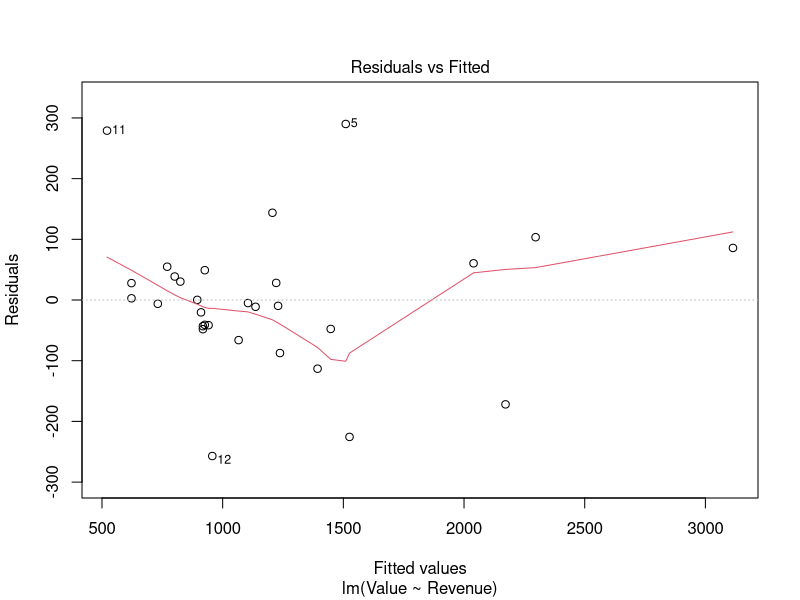
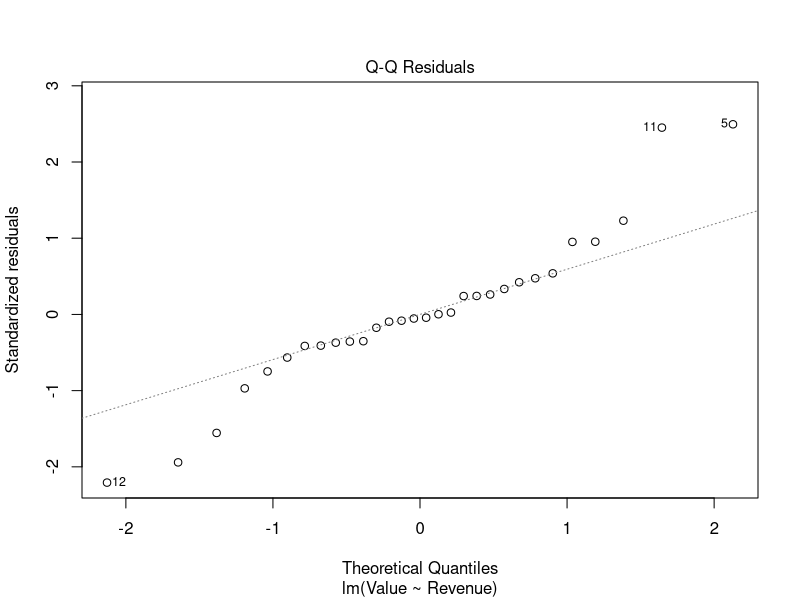
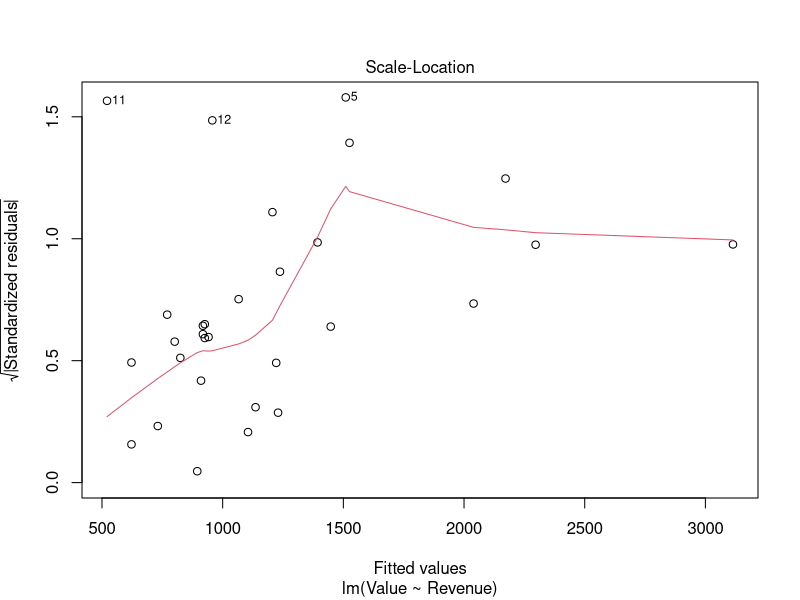
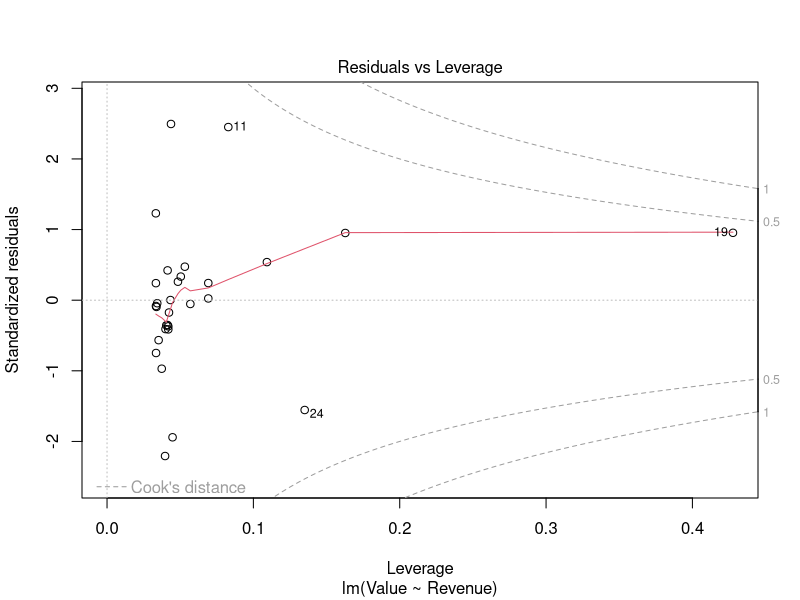
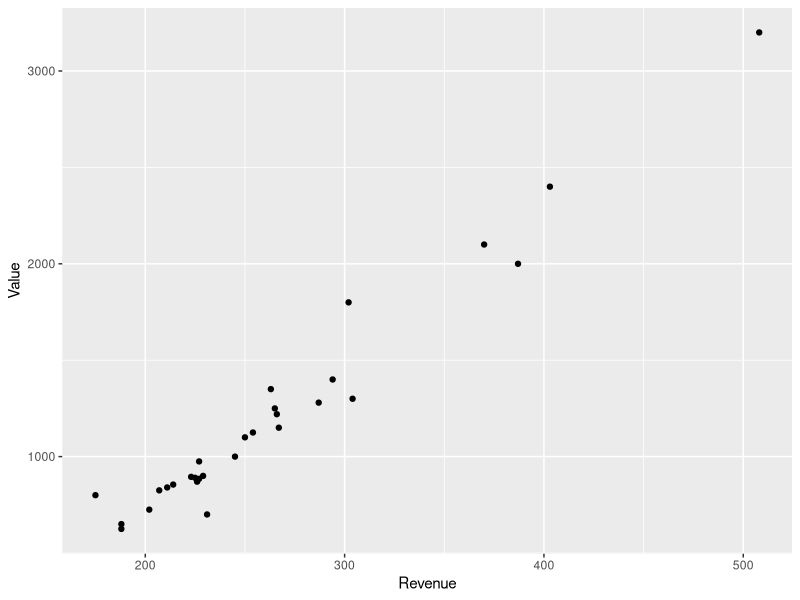
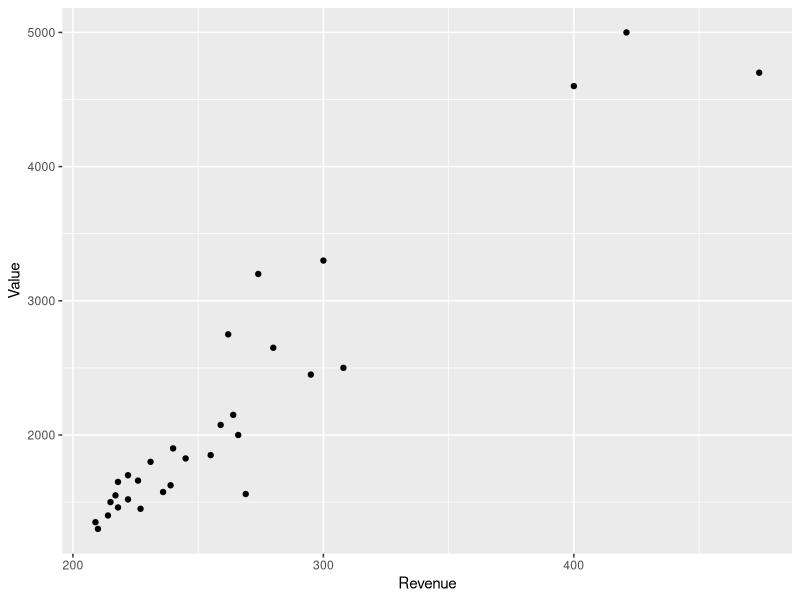
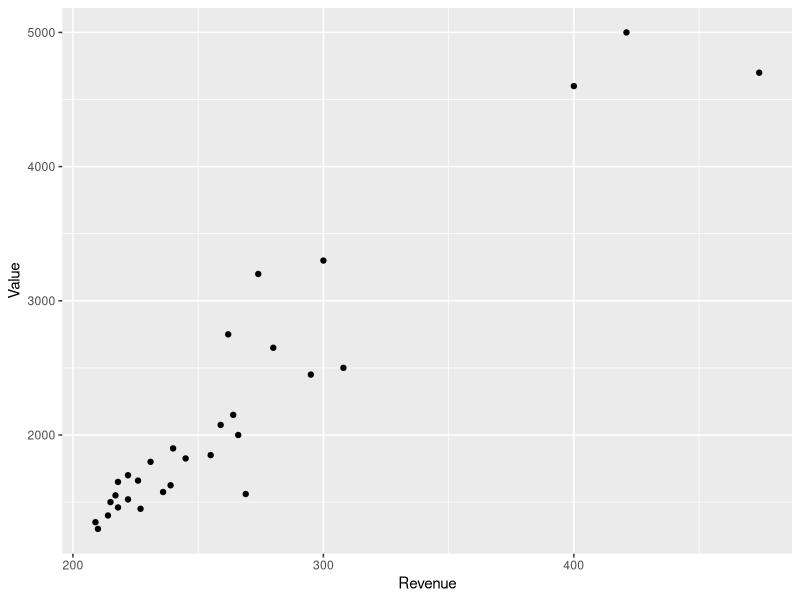
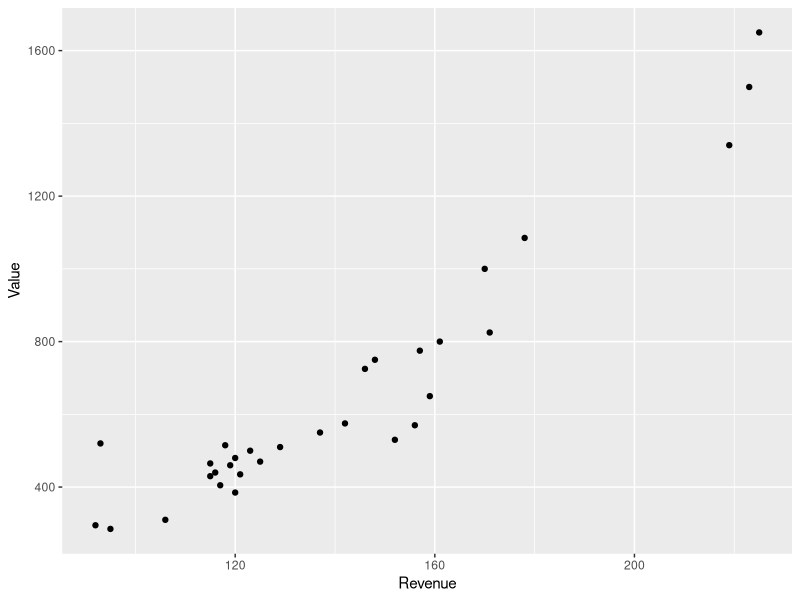

These charts were generated, in order, by the following R code:
library(tidyverse)
library(modelr)
df <- read.csv("franchise_values.csv")
#df <- read.csv("data/franchise_values.csv") 
head(df)
str(df)
view(df)

#Q1

m1 <- df %>% 
  lm(Value~Revenue,data=.)
summary(m1)
MLB <- filter(df,League == "MLB")
view(MLB)
mMLB <- MLB %>% 
  lm(Value~Revenue,data=.)
summary(mMLB)
#jko: I don't think I showed this to you yet, but if you plot your model
#you'll get all the diagnoistic charts
plot(mMLB)

#Q1A: SST is 9691417.5 (computed by summing SSR and SSE)
#R-squared is 0.9592, which means 95.9% of the total variation of Value is
#explained by team revenue, indicating a strong correlation.

#Q1B: Because SST consists of SSR + SSE (none of which can be negative).

#Q2

#Q2A:
ggplot(MLB) +
  geom_point(mapping = aes(x=Revenue,y=Value))

#Q2B: The y-intercept (b0) is -841.9 and the slope (b1) is 7.79.

#Q2C: This means that each additional $1 million in a team's annual
#revenue corresponds with an expected increase of $7.79 million in that team's
#franchise value (with a starting value of -$841.9 million given a revenue of 0)

#Q2D: 
#Mean Value = -841.8773 + (350 x 7.7876)
#Predicted mean value = $1,883.77 million

#Q2E: I would say that there appears to be a tight relationship between annual
#revenue and team value (the more a team earns annually, the more we should
#expect to pay). If a team is being priced at a value less than their annual
#revenue would suggest, that is an investment opportunity worth exploring.

#Q3

NBA <- filter(df,League == "NBA")
#jo: i prefer to do the filtering this way
NBA <- df %>% 
  filter(League == "NBA")

view(NBA)

#Q3A:
ggplot(NBA) +
  geom_point(mapping = aes(x=Revenue,y=Value))

#jko: I prefer to use ggplot within the tidyverse piping. Makes it easier
#as you add to the plot
NBA %>% 
  ggplot(mapping = aes(x=Revenue,y=Value)) + geom_point()


#Q3B:
mNBA <- NBA %>% 
  lm(Value~Revenue,data=.)
summary(mNBA)


# The y-intercept (b0) is -1755.7 and the slope (b1) is 14.9977.

#Q3C: Each additional $1 million in annual revenue corresponds with an expected
#increase of $15 million for that team's value, using a starting point of
#-$1,756 million at $0 annual revenue.

#Q3D:
#Mean value = -$1,755.7339 + (350 x 14.9977)
#Predicted mean value = $3,493.461 million

#Q3E: There is a noticeable correlation between a team's annual revenue and
#their franchise value, although this relationship does not seem to be quite
#as tight as the one seen with the MLB. Based on the data on hand, this
#model seems most reliable for the lowest-earning teams (making less than
#$250 million per year), while predictions appear to be less accurate for teams
#with revenues above that mark. 

#Q4

NHL <- filter(df,League == "NHL")
view(NHL)

#Q4A:
ggplot(NHL) +
  geom_point(mapping = aes(x=Revenue,y=Value))

#Q4B:
mNHL <- NHL %>% 
  lm(Value~Revenue,data=.)
summary(mNHL)
#The y-intercept (b0) is -625.8889 and the slope (b1) is 9.0734.

#Q4C: Starting at a value of -$625.8889 million given $0 annual revenue, each 
#additional $1 million in team revenue corresponds with an expected increase
#of $9.0734 million for that team's value.

#Q4D:
#Mean Value = -625.8889 + (350 x 9.0734)
#Predicted mean value = $2,549.8011 million

#Q4E: Once again, a team's annual revenue appears to be a fairly reliable
#predictor of that team's overall value, so the highest earning teams will
#likely come with the highest price tag. That said, this relationship seems
#like it may not be as strictly linear in nature compared to other leagues,
#with low-earning teams on average only seeing marginal increases in franchise 
#value for each additional $1 million in revenue, while the impact of additional
#revenue seems to grow stronger for the highest-earners.

#Q5

NFL <- filter(df,League == "NFL")
view(NFL)

#Q5A:
ggplot(NFL) +
  geom_point(mapping = aes(x=Revenue,y=Value))

#Q5B:
mNFL <- NFL %>% 
  lm(Value~Revenue,data=.)
summary(mNFL)
#The y-intercept (b0) is 61.71 and the slope (b1) is 6.256.

#Q5C: Starting at a value of $61.71 million given $0 annual revenue, each
#additional $1 million in annual revenue corresponds with an expected increase
#of $6.256 million for that team's value.

#Q5D:
#Mean value = 61.71 + (350 x 6.256)
#Predicted mean value = $2,251.31 million

#Q5E: While there appears to be a positive relationship between a team's annual
#revenue and franchise value, revenue seems to be a less reliable predictor
#for NFL team values compared to what we see with other leagues. This model has
#a considerably lower r-squared compared to that of other leagues, as well as
#a higher standard error. I would also tell potential investors to be mindful
#of recent team relocations, as two of the biggest outliers (the Rams and 
#Raiders) both have values that are far greater than their annual revenues
#would predict, and both happen to be teams that moved cities in recent years.

#Q6

#Q6E1A: R-squared is 0.9592, which means 95.9% of the total variation of Value is
#explained by team revenue, indicating a very strong correlation.

#Q6E1B: 118.9

#Q6E1C: This model seems very useful for predicting MLB franchise values.

#Q6E2A: R-squared is 0.8945, which means 89.45% of the total variation of Value 
#is explained by team revenue, indicating a fairly strong correlation.

#Q6E2B: 335.7

#Q6E2C: This model seems fairly useful for predicting NBA franchise values, 
#although predictions seem to be strongest for teams earning below $250 million
#while being less accurate for teams earning above $250 million.

#Q6E3A:R-squared is 0.8982, which means 89.82% of the total variation of Value 
#is explained by team revenue, indicating a fairly strong correlation.

#Q6E3B: 110.6

#Q6E3C: This model seems fairly useful for predicting NHL franchise values, 
#although it may need to be tweaked to be most useful since the relationship
#between revenue and value seems like it may not be a strictly linear one.

#Q6E4A: R-squared is 0.6887, which means 68.87% of the total variation of Value 
#is explained by team revenue, indicating that there are likely unaccounted-for
#variables that impact franchise value.

#Q6E4B: 449.8

#Q6E4C: This model isn't great at predicting NFL franchise values, but it's
#better than nothing. There are other variables impacting franchise value
#that are not being accounted for in this current model.

#Q7: Some additional variables could include on-field performance (such as 
#championships and/or win percentage), location (such as size of the local 
#market), as well as longevity (both how long a team has existed as well as how 
#long they have been playing in their current market).